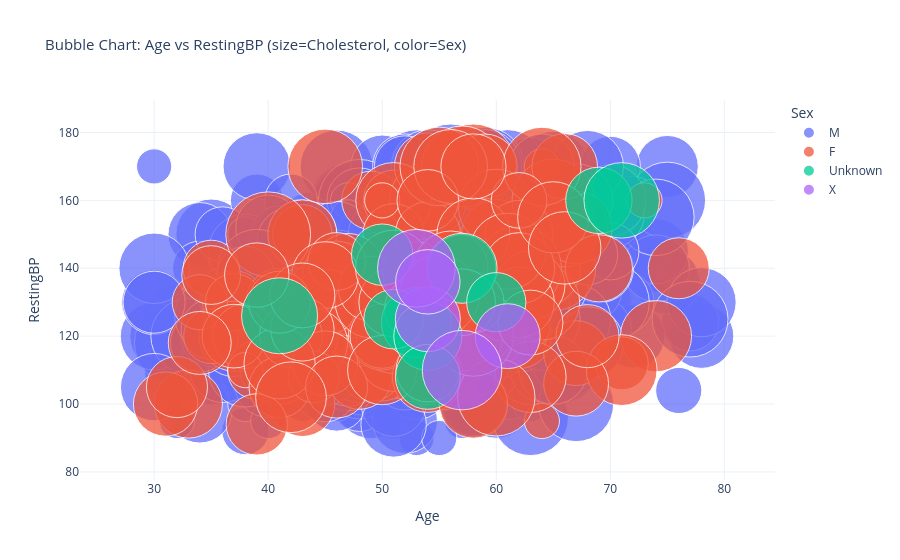

The cell this chart's notebook holds for it:
### Code cell
cat_cols = viz._get_cols_by_type("cat")
num_cols = viz._get_cols_by_type("num")
print("Categorical columns available:", cat_cols)

# Stacked bar
viz.plot_stacked_bar(cat_cols[0], cat_cols[1])

# Stacked bar normalized (proportions)
viz.plot_stacked_bar(cat_cols[0], cat_cols[1], normalize=True)

# Cross-tabulation heatmap
viz.plot_cross_tabulation(cat_cols[0], cat_cols[1])

# Violin plot — numeric distribution split by category
viz.plot_violin_plot_by_category(num_cols[0], cat_cols[0])

# Facet grid — multiple numeric cols faceted by a category
viz.plot_facet_grid(num_cols[:2], cat_cols[0])

# Bubble chart — x, y, size, color
viz.plot_bubble_chart(x=num_cols[0], y=num_cols[1], size=num_cols[2], color=cat_cols[0])

### Figure 1 — Plotly figure (JSON) as saved in the notebook; plotly's stock layout.template omitted (floating-point values rounded to 4 significant figures; data arrays with more than 128 entries replaced by an {"elided": "..."} marker saying what was removed)
{"data": [{"customdata": {"elided": "712x10 mixed values"}, "hovertemplate": "Sex=%{customdata[0]}<br>Age=%{x}<br>RestingBP=%{y}<br>Cholesterol=%{customdata[2]}<br>ChestPainType=%{customdata[1]}<br>FastingBS=%{customdata[3]}<br>RestingECG=%{customdata[4]}<br>MaxHR=%{customdata[5]}<br>ExerciseAngina=%{customdata[6]}<br>Oldpeak=%{customdata[7]}<br>ST_Slope=%{customdata[8]}<br>HeartDisease=%{customdata[9]}<extra></extra>", "legendgroup": "M", "marker": {"color": "#636efa", "opacity": 0.75, "size": {"elided": "712 float values"}, "sizemode": "area", "sizeref": 0.106, "symbol": "circle"}, "mode": "markers", "name": "M", "orientation": "v", "showlegend": true, "type": "scatter", "x": {"elided": "712 float values"}, "xaxis": "x", "y": {"elided": "712 int values"}, "yaxis": "y"}, {"customdata": {"elided": "191x10 mixed values"}, "hovertemplate": "Sex=%{customdata[0]}<br>Age=%{x}<br>RestingBP=%{y}<br>Cholesterol=%{customdata[2]}<br>ChestPainType=%{customdata[1]}<br>FastingBS=%{customdata[3]}<br>RestingECG=%{customdata[4]}<br>MaxHR=%{customdata[5]}<br>ExerciseAngina=%{customdata[6]}<br>Oldpeak=%{customdata[7]}<br>ST_Slope=%{customdata[8]}<br>HeartDisease=%{customdata[9]}<extra></extra>", "legendgroup": "F", "marker": {"color": "#EF553B", "opacity": 0.75, "size": {"elided": "191 float values"}, "sizemode": "area", "sizeref": 0.106, "symbol": "circle"}, "mode": "markers", "name": "F", "orientation": "v", "showlegend": true, "type": "scatter", "x": {"elided": "191 float values"}, "xaxis": "x", "y": {"elided": "191 int values"}, "yaxis": "y"}, {"customdata": [["Unknown", "ASY", 260, 0, "ST", 112, "Y", 3, "Flat", 0], ["Unknown", "ATA", 188, 0, "Normal", 145, "N", 0, "Up", 0], ["Unknown", "ATA", 260, 0, "Normal", 140, "N", 0, "Up", 0], ["Unknown", "NAP", 246, 0, "LVH", 135, "N", 0, "Up", 0], ["Unknown", "ASY", 186, 0, "ST", 140, "Y", 0.5, "Flat", 1], ["Unknown", "ASY", 200, 0, "LVH", 126, "Y", 0.9, "Flat", 1], ["Unknown", "ATA", 306, 0, "Normal", 163, "N", 0, "Up", 0], ["Unknown", "TA", 234, 0, "LVH", 131, "N", 0.1, "Flat", 0], ["Unknown", "ATA", 223, 0, "Normal", 156, "N", 0, "Up", 0], ["Unknown", "ATA", 302, 0, "Normal", 162, "N", 0.4, "Up", 0]], "hovertemplate": "Sex=%{customdata[0]}<br>Age=%{x}<br>RestingBP=%{y}<br>Cholesterol=%{customdata[2]}<br>ChestPainType=%{customdata[1]}<br>FastingBS=%{customdata[3]}<br>RestingECG=%{customdata[4]}<br>MaxHR=%{customdata[5]}<br>ExerciseAngina=%{customdata[6]}<br>Oldpeak=%{customdata[7]}<br>ST_Slope=%{customdata[8]}<br>HeartDisease=%{customdata[9]}<extra></extra>", "legendgroup": "Unknown", "marker": {"color": "#00cc96", "opacity": 0.75, "size": [260.0, 188.0, 260.0, 246.0, 186.0, 200.0, 306.0, 234.0, 223.0, 302.0], "sizemode": "area", "sizeref": 0.106, "symbol": "circle"}, "mode": "markers", "name": "Unknown", "orientation": "v", "showlegend": true, "type": "scatter", "x": [53.0, 51.0, 57.0, 54.0, 60.0, 50.0, 41.0, 69.0, 54.0, 71.0], "xaxis": "x", "y": [124, 125, 140, 120, 130, 144, 126, 160, 108, 160], "yaxis": "y"}, {"customdata": [["X", "ASY", 224, 0, "Normal", 122, "N", 2, "Flat", 1], ["X", "ATA", 320, 0, "Normal", 162, "N", 0, "Up", 0], ["X", "NAP", 223, 0, "Normal", 80, "Y", 0, "Flat", 1], ["X", "ASY", 220, 0, "Normal", 140, "Y", 3, "Flat", 1], ["X", "ASY", 335, 0, "Normal", 143, "Y", 3, "Flat", 1]], "hovertemplate": "Sex=%{customdata[0]}<br>Age=%{x}<br>RestingBP=%{y}<br>Cholesterol=%{customdata[2]}<br>ChestPainType=%{customdata[1]}<br>FastingBS=%{customdata[3]}<br>RestingECG=%{customdata[4]}<br>MaxHR=%{customdata[5]}<br>ExerciseAngina=%{customdata[6]}<br>Oldpeak=%{customdata[7]}<br>ST_Slope=%{customdata[8]}<br>HeartDisease=%{customdata[9]}<extra></extra>", "legendgroup": "X", "marker": {"color": "#ab63fa", "opacity": 0.75, "size": [224.0, 320.0, 223.0, 220.0, 335.0], "sizemode": "area", "sizeref": 0.106, "symbol": "circle"}, "mode": "markers", "name": "X", "orientation": "v", "showlegend": true, "type": "scatter", "x": [54.0, 53.0, 61.0, 54.0, 57.0], "xaxis": "x", "y": [125, 140, 120, 136, 110], "yaxis": "y"}], "layout": {"legend": {"itemsizing": "constant", "title": {"text": "Sex"}, "tracegroupgap": 0}, "title": {"font": {"size": 15}, "text": "Bubble Chart: Age vs RestingBP (size=Cholesterol, color=Sex)"}, "xaxis": {"anchor": "y", "domain": [0, 1], "title": {"text": "Age"}}, "yaxis": {"anchor": "x", "domain": [0, 1], "title": {"text": "RestingBP"}}}}
